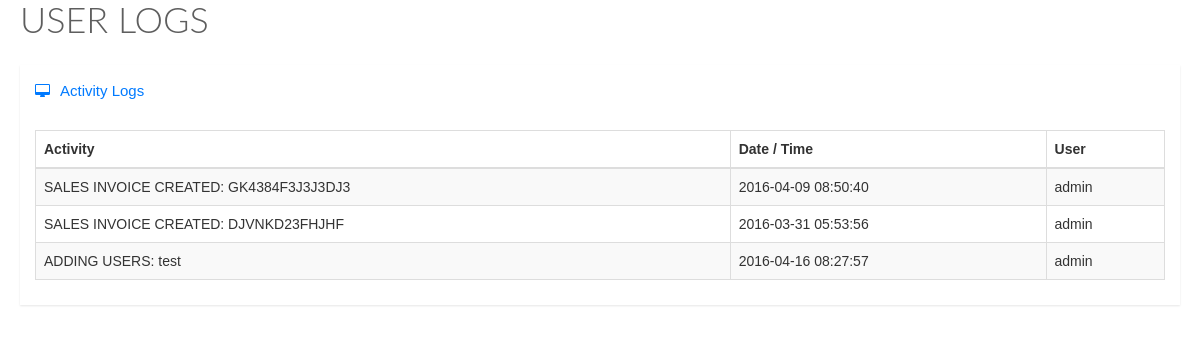
The page /logs.php on the database its author committed.
### tables this page shows
CREATE TABLE `logs` (
  `activityid` int(11) NOT NULL,
  `activity` text NOT NULL,
  `user_id` varchar(100) NOT NULL,
  `date` timestamp NOT NULL DEFAULT CURRENT_TIMESTAMP ON UPDATE CURRENT_TIMESTAMP
);

### logs.php (the view, shortened to what this page needs)
<link href="stylesheets/bootstrap.min.css" media="all" rel="stylesheet" type="text/css" />
    <link href="stylesheets/font-awesome.min.css" media="all" rel="stylesheet" type="text/css" />
    <link href="stylesheets/datatables.css" media="all" rel="stylesheet" type="text/css" />
    <link href="stylesheets/style.css" media="all" rel="stylesheet" type="text/css" />
    <div class="animated fadeInDown">
        <div class="page-title">
          <h1>
          </h1>
        </div>
        <div class="row">
          <div class="col-lg-12">
            <div class="widget-container fluid-height clearfix">
              <div class="heading">
                <i class="fa fa-desktop"></i>Activity Logs
              </div>
              <div class="widget-content padded clearfix">
                <table class="table table-bordered table-striped" id="dataTable1">
                  <thead>
                    <th>
                      Activity
                    </th>
                    <th class="hidden-xs">
                      Date / Time
                    </th>
                    <th class="hidden-xs">
                      User
                    </th>
                  </thead>
                  <tbody>
                     <?php
                        include 'db/connection.php';
                        $accounts = $dbConn->query("SELECT * FROM logs");
                        while ($getaccounts = $accounts->fetch(PDO::FETCH_ASSOC))
                        {
                        ?>
                          <tr>
                                   <td><?php echo $getaccounts['activity'];?></td>
                                  <td><?php echo $getaccounts['date'];?></td>
                                  <td><?php echo $getaccounts['user_id'];?></td>
                          </tr>
                        <?php
                        }
                        ?>
                  </tbody>
                </table>
              </div>
            </div>
          </div>
        </div></div>

### rows shown on the page
logs: activity "SALES INVOICE CREATED: GK4384F3J3J3DJ3", date "2016-04-09 08:50:40", user "admin"
logs: activity "SALES INVOICE CREATED: DJVNKD23FHJHF", date "2016-03-31 05:53:56", user "admin"
logs: activity "ADDING USERS: test", date "2016-04-16 08:27:57", user "admin"
